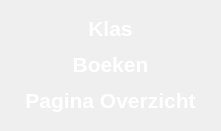
   <widget class="QWidget" name="gridLayoutWidget">
    <property name="geometry">
     <rect>
      <x>1689</x>
      <y>100</y>
      <width>221</width>
      <height>131</height>
     </rect>
    </property>
    <layout class="QGridLayout" name="gridLayout">
     <item row="2" column="0">
      <widget class="QPushButton" name="pushButton_11">
       <property name="font">
        <font>
         <family>Segoe UI</family>
         <pointsize>16</pointsize>
         <weight>75</weight>
         <bold>true</bold>
        </font>
       </property>
       <property name="styleSheet">
        <string notr="true">QPushButton {
            color: white;
            border-top: 3px transparent;
            border-bottom: 3px transparent;
            border-right: 10px transparent;
            border-left: 10px transparent;
        }</string>
       </property>
       <property name="text">
        <string>Pagina Overzicht</string>
       </property>
      </widget>
     </item>
     <item row="0" column="0">
      <widget class="QPushButton" name="pushButton">
       <property name="font">
        <font>
         <family>Segoe UI</family>
         <pointsize>16</pointsize>
         <weight>75</weight>
         <bold>true</bold>
        </font>
       </property>
       <property name="styleSheet">
        <string notr="true">QPushButton {
            color: white;
            border-top: 3px transparent;
            border-bottom: 3px transparent;
            border-right: 10px transparent;
            border-left: 10px transparent;
        }</string>
       </property>
       <property name="text">
        <string>Klas</string>
       </property>
      </widget>
     </item>
     <item row="1" column="0">
      <widget class="QPushButton" name="pushButton_10">
       <property name="font">
        <font>
         <family>Segoe UI</family>
         <pointsize>16</pointsize>
         <weight>75</weight>
         <bold>true</bold>
        </font>
       </property>
       <property name="styleSheet">
        <string notr="true">QPushButton {
            color: white;
            border-top: 3px transparent;
            border-bottom: 3px transparent;
            border-right: 10px transparent;
            border-left: 10px transparent;
        }</string>
       </property>
       <property name="text">
        <string>Boeken</string>
       </property>
      </widget>
     </item>
    </layout>
   </widget>
